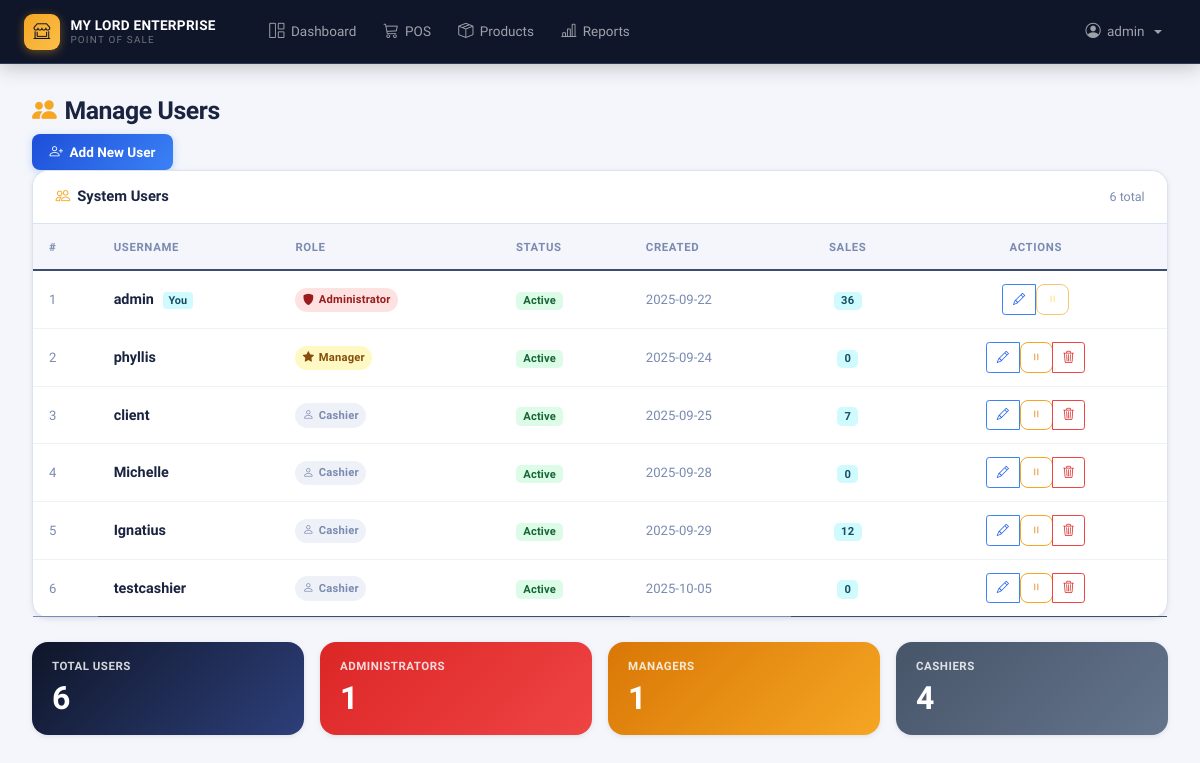
/auth/users (signed in), run on an earlier commit of the app's database.
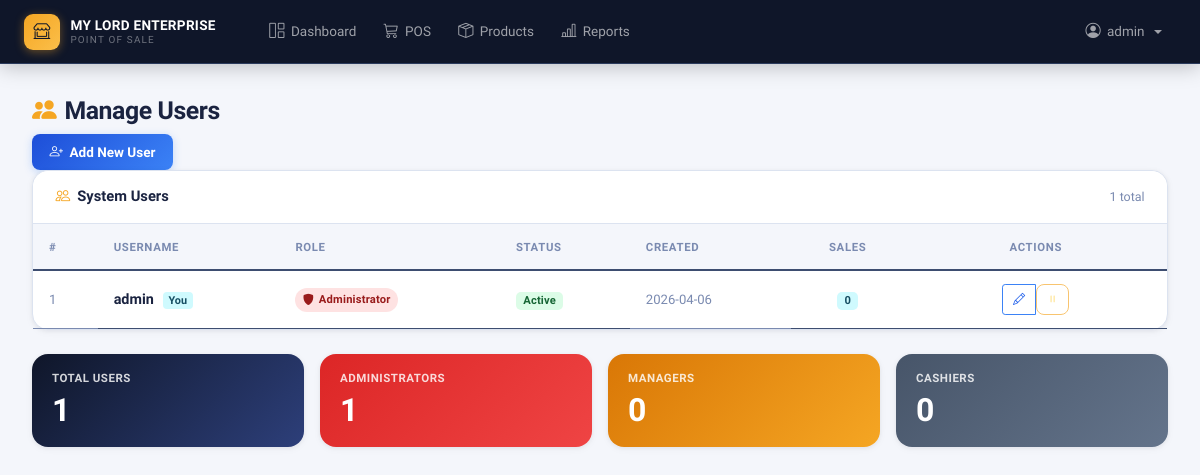
And on a later commit of the database.
### app/models.py (models this page shows, shortened)
class User(UserMixin, db.Model):
    id = db.Column(db.Integer, primary_key=True)
    username = db.Column(db.String(80), unique=True, nullable=False)
    password_hash = db.Column(db.String(500))
    role = db.Column(db.String(20), nullable=False, default='cashier')  # admin, manager, cashier
    created_at = db.Column(db.DateTime, default=datetime.utcnow)
    is_active = db.Column(db.Boolean, default=True, nullable=False)
    is_temporary_password = db.Column(db.Boolean, default=False, nullable=False)
    password_reset_token = db.Column(db.String(100), nullable=True)
    password_reset_expires = db.Column(db.DateTime, nullable=True)
    must_change_password = db.Column(db.Boolean, default=False, nullable=False)
    last_password_change = db.Column(db.DateTime, nullable=True)
    sales = db.relationship('Sale', backref='clerk', lazy=True)
    expenses = db.relationship('Expense', backref='user', lazy=True)
    def needs_password_change(self):
        return self.must_change_password or self.is_temporary_password
    def is_admin(self):
        return self.role == 'admin'
    def is_manager(self):
        return self.role in ['admin', 'manager']

### app/auth.py (the view)
@bp.route('/users')
@login_required
@admin_required
def manage_users():
    page = request.args.get('page', 1, type=int)
    per_page = 10
    users = User.query.paginate(
        page=page,
        per_page=per_page,
        error_out=False
    )
    return render_template('auth/manage_users.html', users=users)

### app/templates/auth/manage_users.html (shortened to what this page needs)
{% extends "base.html" %}
{% block content %}
<div class="page-header-bar">
    <h2 class="page-title">
        <i class="bi bi-people-fill"></i> Manage Users
    </h2>
    <a href="{{ url_for('auth.register') }}" class="btn btn-primary">
        <i class="bi bi-person-plus"></i> Add New User
    </a>
</div>
<div class="card">
    <div class="card-header d-flex justify-content-between align-items-center">
        <h5><i class="bi bi-people"></i> System Users</h5>
        <span style="font-size:0.78rem;color:var(--text-muted)">{{ users.total }} total</span>
    </div>
    <div class="card-body p-0">
        {% if users.items %}
        <div class="table-responsive">
            <table class="table table-hover mb-0">
                <thead>
                    <tr>
                        <th>#</th>
                        <th>Username</th>
                        <th>Role</th>
                        <th>Status</th>
                        <th>Created</th>
                        <th class="text-center">Sales</th>
                        <th class="text-center" style="min-width:160px">Actions</th>
                    </tr>
                </thead>
                <tbody>
                    {% for user in users.items %}
                    <tr>
                        <td style="font-size:0.82rem;color:var(--text-muted)">{{ loop.index + (users.page - 1) * users.per_page }}</td>
                        <td>
                            <div style="font-weight:700;color:var(--text-primary);font-size:0.9rem">
                                {{ user.username }}
                                {% if user.id == current_user.id %}
                                <span class="you-tag">You</span>
                                {% endif %}
                            </div>
                        </td>
                        <td>
                            {% if user.role == 'admin' %}
                                <span class="role-chip rc-admin"><i class="bi bi-shield-fill"></i> Administrator</span>
                            {% elif user.role == 'manager' %}
                                <span class="role-chip rc-manager"><i class="bi bi-star-fill"></i> Manager</span>
                            {% else %}
                                <span class="role-chip rc-cashier"><i class="bi bi-person"></i> Cashier</span>
                            {% endif %}
                        </td>
                        <td>
                            {% if user.is_active is defined %}
                                <span class="badge {{ 'bg-success' if user.is_active else 'bg-secondary' }}">
                                    {{ 'Active' if user.is_active else 'Inactive' }}
                                </span>
                            {% else %}
                                <span class="badge bg-success">Active</span>
                            {% endif %}
                        </td>
                        <td style="font-size:0.82rem;color:var(--text-muted)">
                            {% if user.created_at %}{{ user.created_at.strftime('%Y-%m-%d') }}{% else %}—{% endif %}
                        </td>
                        <td class="text-center">
                            <span class="badge bg-info">{{ user.sales|length if user.sales else 0 }}</span>
                        </td>
                        <td class="text-center action-cell">
                            <div class="btn-group btn-group-sm">
                                <a href="{{ url_for('auth.edit_user', user_id=user.id) }}"
                                   class="btn btn-outline-primary" title="Edit User">
                                    <i class="bi bi-pencil"></i>
                                </a>
                                {% if user.is_active is defined %}
                                <form method="POST" action="{{ url_for('auth.toggle_user_status', user_id=user.id) }}" class="d-inline" id="toggleForm{{ user.id }}">
                                    <button type="button"
                                            class="btn btn-outline-warning"
                                            title="{{ 'Deactivate' if user.is_active else 'Activate' }} User"
                                            onclick="confirmToggle({{ user.id }}, '{{ 'Deactivate' if user.is_active else 'Activate' }}')"
                                            {% if user.id == current_user.id %}disabled{% endif %}>
                                        <i class="bi bi-{{ 'pause' if user.is_active else 'play' }}"></i>
                                    </button>
                                </form>
                                {% endif %}
                                {% if user.id != current_user.id %}
                                <a href="{{ url_for('auth.confirm_delete_user', user_id=user.id) }}"
                                   class="btn btn-outline-danger" title="Delete User">
                                    <i class="bi bi-trash3"></i>
                                </a>
                                {% endif %}
                            </div>
                        </td>
                    </tr>
                    {% endfor %}
                </tbody>
            </table>
        </div>
        {% endif %}
    </div>
</div>
<div class="summary-strip">
    <div class="sum-card sc-navy">
        <h6>Total Users</h6>
        <h3>{{ users.total }}</h3>
    </div>
    <div class="sum-card sc-red">
        <h6>Administrators</h6>
        <h3>{{ users.items | selectattr('role', 'equalto', 'admin') | list | length }}</h3>
    </div>
    <div class="sum-card sc-amber">
        <h6>Managers</h6>
        <h3>{{ users.items | selectattr('role', 'equalto', 'manager') | list | length }}</h3>
    </div>
    <div class="sum-card sc-slate">
        <h6>Cashiers</h6>
        <h3>{{ users.items | selectattr('role', 'equalto', 'cashier') | list | length }}</h3>
    </div>
</div>
{% endblock %}

### app/templates/base.html (shortened to what this page needs)
<!DOCTYPE html>
<html lang="en">
<head>
    <link href="{{ url_for('static', filename='css/bootstrap.min.css') }}" rel="stylesheet">
    <link rel="stylesheet" href="{{ url_for('static', filename='css/bootstrap-icons.css') }}">
    <link rel="stylesheet" href="{{ url_for('static', filename='css/animations.css') }}">
</head>
<body>
    <nav class="navbar navbar-expand-lg navbar-dark">
        <div class="container">
            <a class="navbar-brand" href="{{ url_for('main.index') }}">
                <div class="brand-icon"><i class="bi bi-shop-window"></i></div>
                <div class="brand-text">
                    <span class="brand-main">MY LORD ENTERPRISE</span>
                    <span class="brand-sub">Point of Sale</span>
                </div>
            </a>
            {% if current_user.is_authenticated %}
            <div class="collapse navbar-collapse" id="navbarNav">
                <ul class="navbar-nav ms-4 me-auto">
                    <li class="nav-item">
                        <a class="nav-link" href="{{ url_for('main.index') }}">
                            <i class="bi bi-grid-1x2"></i> Dashboard
                        </a>
                    </li>
                    <li class="nav-item">
                        <a class="nav-link" href="{{ url_for('pos.pos_page') }}">
                            <i class="bi bi-cart3"></i> POS
                        </a>
                    </li>
                    {% if current_user.is_manager() %}
                    <li class="nav-item">
                        <a class="nav-link" href="{{ url_for('products.list_products') }}">
                            <i class="bi bi-box-seam"></i> Products
                        </a>
                    </li>
                    <li class="nav-item">
                        <a class="nav-link" href="{{ url_for('reports.sales_reports') }}">
                            <i class="bi bi-bar-chart-line"></i> Reports
                        </a>
                    </li>
                    {% endif %}
                </ul>
                <ul class="navbar-nav">
                    <li class="nav-item dropdown">
                        <a class="nav-link dropdown-toggle" href="#" role="button" data-bs-toggle="dropdown">
                            <i class="bi bi-person-circle"></i>
                            {{ current_user.username }}
                        </a>
                    </li>
                </ul>
            </div>
            {% endif %}
        </div>
    </nav>
    <div class="container-fluid">
        {% block content %}{% endblock %}
    </div>
</body>
</html>

### app/static/css/animations.css (style rules this page uses)
.card { animation: fadeInUp 0.6s ease-out backwards; }
.table tbody tr { animation: fadeIn 0.5s ease-out backwards; }
.table tbody tr:nth-child(1) { animation-delay: 0.1s; }
.btn-group .btn { animation: fadeIn 0.5s ease-out backwards; }
.btn-group .btn:nth-child(1) { animation-delay: 0.1s; }
.navbar-brand { animation: slideInLeft 0.6s ease-out; }
.navbar-nav .nav-item { animation: slideDown 0.5s ease-out backwards; }
.navbar-nav .nav-item:nth-child(1) { animation-delay: 0.1s; }
.navbar-nav .nav-item:nth-child(2) { animation-delay: 0.15s; }
.navbar-nav .nav-item:nth-child(3) { animation-delay: 0.2s; }
.navbar-nav .nav-item:nth-child(4) { animation-delay: 0.25s; }
.card { transition: transform 0.3s ease, box-shadow 0.3s ease; }
.btn { transition: all 0.3s ease; }
.table tbody tr { transition: background-color 0.2s ease, transform 0.2s ease; }
a { transition: color 0.2s ease; }
.badge { transition: transform 0.2s ease; }
h1, h2, h3.text-primary { animation: slideInLeft 0.6s ease-out; }

What changed in the data, as far as the page shows it:
removed User: username "phyllis", role "manager" (drawn), is_active "Active", created_at "2025-09-24", sales|length "0"
removed User: username "client", role "cashier" (drawn), is_active "Active", created_at "2025-09-25", sales|length "7"
removed User: username "Michelle", role "cashier" (drawn), is_active "Active", created_at "2025-09-28", sales|length "0"
removed User: username "Ignatius", role "cashier" (drawn), is_active "Active", created_at "2025-09-29", sales|length "12"
removed User: username "testcashier", role "cashier" (drawn), is_active "Active", created_at "2025-10-05", sales|length "0"
changed User "admin": created_at "2025-09-22" → "2026-04-06"; sales|length "36" → "0"
Also different on the page:
{{ users.total }}: "6" → "1"
{{ users.items | selectattr('role', 'equalto', 'manager') | list | length }}: "1" → "0"
{{ users.items | selectattr('role', 'equalto', 'cashier') | list | length }}: "4" → "0"
